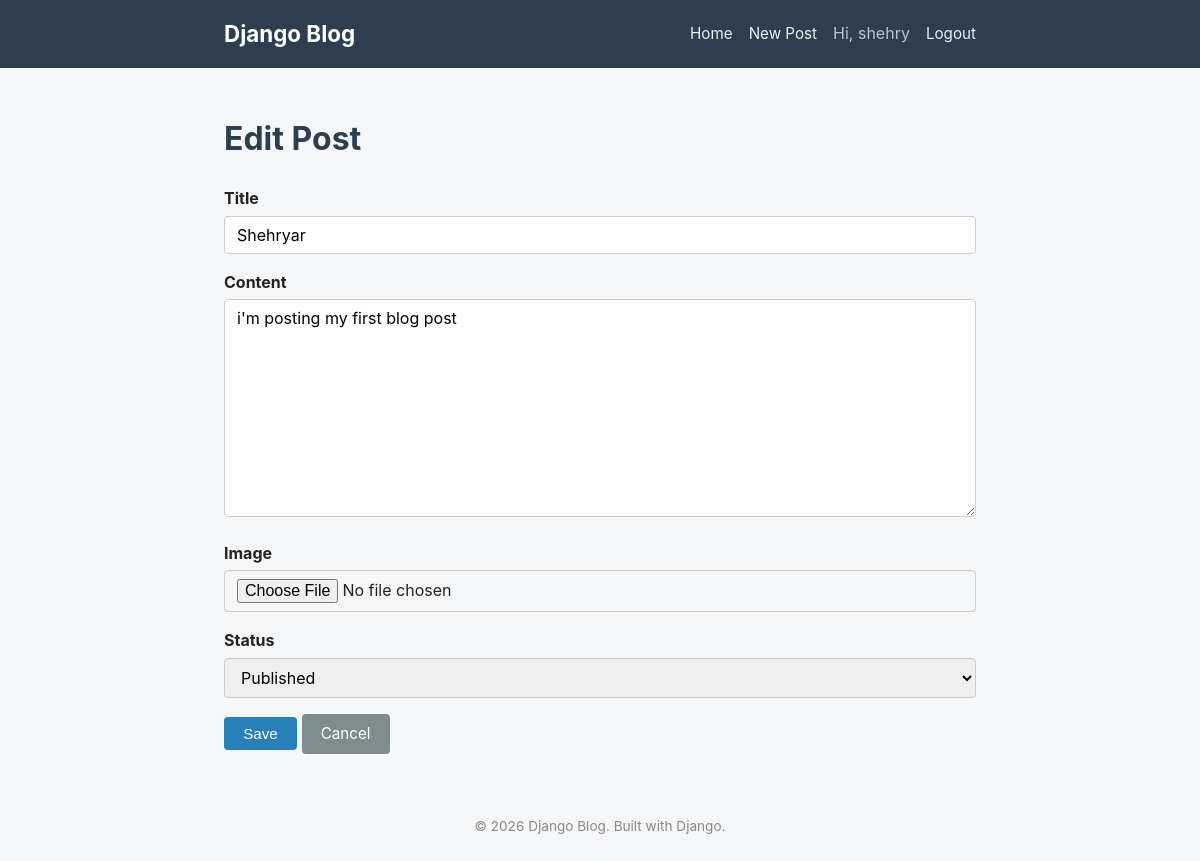
Screenshot of /post/shehryar/edit/ (signed in) with the database file from the repository.
### blog/models.py (models this page shows, shortened)
class Post(models.Model):
    STATUS_CHOICES = [
        ('draft', 'Draft'),
        ('published', 'Published'),
    ]
    title = models.CharField(max_length=200)
    slug = models.SlugField(max_length=220, unique_for_date='published_at', blank=True)
    author = models.ForeignKey(settings.AUTH_USER_MODEL, on_delete=models.CASCADE, related_name='posts')
    content = models.TextField()
    image = models.ImageField(upload_to='post_images/', blank=True, null=True)
    status = models.CharField(max_length=10, choices=STATUS_CHOICES, default='published')
    published_at = models.DateTimeField(default=timezone.now)
    created_at = models.DateTimeField(auto_now_add=True)
    updated_at = models.DateTimeField(auto_now=True)
    class Meta:
        ordering = ['-published_at']
    def get_absolute_url(self):
        return reverse('post_detail', kwargs={'slug': self.slug})

### blog/views.py (the view, shortened to what this page needs)
# urls.py: path('post/<slug:slug>/edit/', views.PostUpdateView.as_view(), name='post_edit'),
class PostUpdateView(LoginRequiredMixin, AuthorRequiredMixin, UpdateView):
    model = Post
    form_class = PostForm
    template_name = 'blog/post_form.html'

### blog/forms.py
class PostForm(forms.ModelForm):
    class Meta:
        model = Post
        fields = ('title', 'content', 'image', 'status')
        widgets = {
            'title': forms.TextInput(attrs={'class': 'form-control'}),
            'content': forms.Textarea(attrs={'class': 'form-control', 'rows': 10}),
            'image': forms.ClearableFileInput(attrs={'class': 'form-control'}),
            'status': forms.Select(attrs={'class': 'form-control'}),
        }

### blog/views.py (called while the page is built)
    def test_func(self):
        post = self.get_object()
        return self.request.user == post.author

### templates/blog/post_form.html (shortened to what this page needs)
{% extends "base.html" %}
{% block content %}
    <h1>{% if form.instance.pk %}Edit Post{% else %}New Post{% endif %}</h1>
    <form method="post" enctype="multipart/form-data">
        {% for field in form %}
            <div class="form-group">
                <label for="{{ field.id_for_label }}">{{ field.label }}</label>
                {{ field }}
            </div>
        {% endfor %}
        <button type="submit" class="btn">Save</button>
        {% if form.instance.pk %}
            <a href="{{ form.instance.get_absolute_url }}" class="btn btn-secondary">Cancel</a>
        {% else %}
            <a href="{% url 'home' %}" class="btn btn-secondary">Cancel</a>
        {% endif %}
    </form>
{% endblock %}

### templates/base.html (shortened to what this page needs)
{% load static %}
<!DOCTYPE html>
<html lang="en">
<head>
    <link rel="stylesheet" href="{% static 'css/style.css' %}">
</head>
<body>
    <header class="site-header">
        <nav class="navbar">
            <a href="{% url 'home' %}" class="brand">Django Blog</a>
            <div class="nav-links">
                <a href="{% url 'home' %}">Home</a>
                {% if user.is_authenticated %}
                    <a href="{% url 'post_create' %}">New Post</a>
                    <span class="nav-user">Hi, {{ user.username }}</span>
                    <form action="{% url 'logout' %}" method="post" class="logout-form">
                        <button type="submit" class="link-button">Logout</button>
                    </form>
                {% else %}
                    <a href="{% url 'login' %}">Login</a>
                    <a href="{% url 'signup' %}">Sign Up</a>
                {% endif %}
            </div>
        </nav>
    </header>
    <main class="container">
        {% block content %}
        {% endblock %}
    </main>
    <footer class="site-footer">
        <p>&copy; {% now "Y" %} Django Blog. Built with Django.</p>
    </footer>
</body>
</html>

### static/css/style.css (style rules this page uses)
* { box-sizing: border-box; }
body { font-family: -apple-system, Segoe UI, Roboto, Helvetica, Arial, sans-serif; margin: 0; background-color: #f5f6f8; color: #222; line-height: 1.6; }
.container { max-width: 800px; margin: 0 auto; padding: 1.5rem; min-height: 70vh; }
.site-header { background-color: #2c3e50; }
.navbar { max-width: 800px; margin: 0 auto; display: flex; align-items: center; justify-content: space-between; padding: 1rem 1.5rem; flex-wrap: wrap; }
.brand { color: #fff; font-size: 1.4rem; font-weight: bold; text-decoration: none; }
.nav-links { display: flex; align-items: center; gap: 1rem; }
.nav-links a, .link-button { color: #ecf0f1; text-decoration: none; font-size: 0.95rem; }
.nav-user { color: #bdc3c7; }
.logout-form { display: inline; }
.link-button { background: none; border: none; cursor: pointer; padding: 0; font-family: inherit; }
h1, h2, h3 { color: #2c3e50; }
.form-control, input[type="text"], input[type="password"], input[type="email"], textarea, select { width: 100%; padding: 0.5rem 0.75rem; border: 1px solid #ccc; border-radius: 4px; font-size: 1rem; font-family: inherit; }
.btn { display: inline-block; padding: 0.5rem 1.2rem; background-color: #2980b9; color: #fff; border: none; border-radius: 4px; cursor: pointer; text-decoration: none; font-size: 0.95rem; }
.btn-secondary { background-color: #7f8c8d; }
.form-group { margin-bottom: 1rem; }
.form-group label { display: block; margin-bottom: 0.25rem; font-weight: bold; }
.site-footer { text-align: center; padding: 1.5rem; color: #888; font-size: 0.85rem; }

### rows the page displays
Post: form "Shehryar" "i'm posting my first blog post" "Published"

### other values shown
{{ user.username }} "shehry"
{{ field.label }} "Title" "Content" "Image" "Status"
